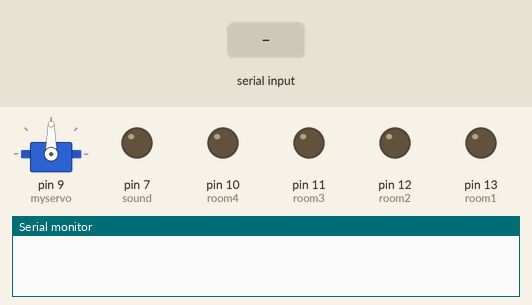
The sketch below on a simulated Arduino Uno, built with avr-gcc and run on an emulated ATmega328P. Shown: servo, output pins drawn as LEDs (lit = HIGH), the last lines printed to the serial monitor. Dashed ring = blinking. The inputs (shaded band) are chosen by the test bench.

Above: at 1.2 s.
1.3 s: byte 66 ('B') received over Serial
At 1.42 s:
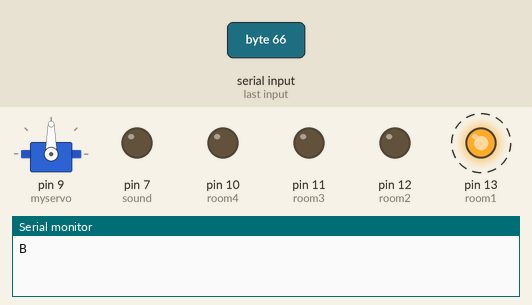
At 1.92 s:
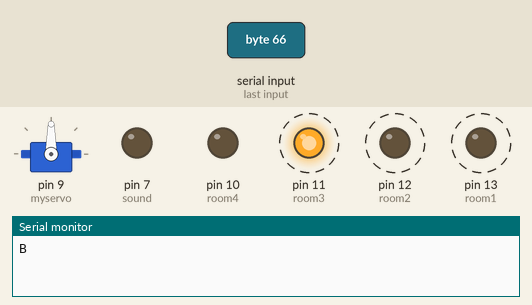
Timing chart, 0 to 10.3 s (numbered marks = the images above; inputs shaded):
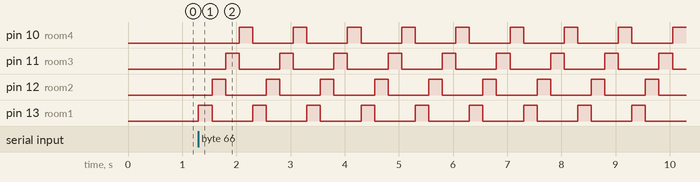

Measured:
- after the input at 1.3 s, pin 10 (room4): alternates HIGH for 0.25 s and LOW for 0.75 s, starting after 0.75 s; pin 11 (room3): alternates HIGH for 0.25 s and LOW for 0.75 s, starting after 0.50 s

The sketch:

C++_code_Arduino.ino
```cpp
char Incoming_value = 0;
#include <Servo.h>
int room1=13;
int room2=12;
int room3=11;
int room4=10;
int sound=7;
int time=500;
int btime=250;
int i=0;
Servo myservo;
void setup()
{
  Serial.begin(9600);
  pinMode(room1, OUTPUT);
  pinMode(room2, OUTPUT);
  pinMode(room3, OUTPUT);
  pinMode(sound, OUTPUT);
  pinMode(room4, OUTPUT);
  myservo.attach(9);
}

void loop()
{ i=0;
  if(Serial.available() > 0)
  {
    Incoming_value = Serial.read();
    Serial.print(Incoming_value);
    Serial.print("\n");
    if(Incoming_value == '1'){
      digitalWrite(room1, HIGH);
      digitalWrite(sound, HIGH);
      delay(time);
      digitalWrite(sound, LOW);}
    else if (Incoming_value == '2') {
      digitalWrite(room1, LOW);
      digitalWrite(sound, HIGH);
      delay(time);
      digitalWrite(sound, LOW);
      }
      if(Incoming_value == '3'){
      digitalWrite(room2, HIGH);
      digitalWrite(sound, HIGH);
      delay(time);
      digitalWrite(sound, LOW);}
    else if (Incoming_value == '4') {
      digitalWrite(room2, LOW);
      digitalWrite(sound, HIGH);
      delay(time);
      digitalWrite(sound, LOW);
      }
      if(Incoming_value == '5'){
      digitalWrite(room3, HIGH);
      digitalWrite(sound, HIGH);
      delay(time);
      digitalWrite(sound, LOW);}
    else if (Incoming_value == '6') {
      digitalWrite(room3, LOW);
      digitalWrite(sound, HIGH);
      delay(time);
      digitalWrite(sound, LOW);
      }
      if(Incoming_value == '7'){
      digitalWrite(room4, HIGH);
      digitalWrite(sound, HIGH);
      delay(time);
      digitalWrite(sound, LOW);}
    else if (Incoming_value == '8') {
      digitalWrite(room4, LOW);
      digitalWrite(sound, HIGH);
      delay(time);
      digitalWrite(sound, LOW);
      }
      if(Incoming_value == '9'){
      myservo.write(90);
      digitalWrite(sound, HIGH);
      delay(time);
      digitalWrite(sound, LOW);}
    else if (Incoming_value == 'A') {
      myservo.write(0);
      digitalWrite(sound, HIGH);
      delay(time);
      digitalWrite(sound, LOW);
      }
      if(Incoming_value == 'B'){
      while (i<30) {
          digitalWrite(room1, HIGH);
          delay(btime);
          digitalWrite(room1, LOW);
          digitalWrite(room2, HIGH);
          delay(btime);
          digitalWrite(room2, LOW);
          digitalWrite(room3, HIGH);
          delay(btime);
          digitalWrite(room3, LOW);
          digitalWrite(room4, HIGH);
          delay(btime);
          digitalWrite(room4, LOW);
          i++;}
      }
  }
}
```
